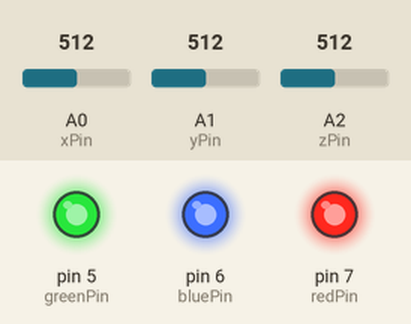
Simulated run of this sketch. Board: Arduino Uno, built with avr-gcc and run on an emulated ATmega328P. Parts: output pins drawn as LEDs (lit = HIGH). Inputs (shaded band) come from the test bench; at power-on: A0 (xPin) = 512, A1 (yPin) = 512, A2 (zPin) = 512.

Above: at 1.2 s.
1.3 s: A0 (xPin) set to 559
2.8 s: A0 (xPin) set to 592
At 3.2 s:
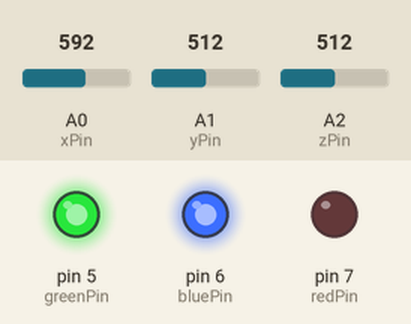
4.3 s: A1 (yPin) set to 570
5.8 s: A1 (yPin) set to 592
At 6.7 s:
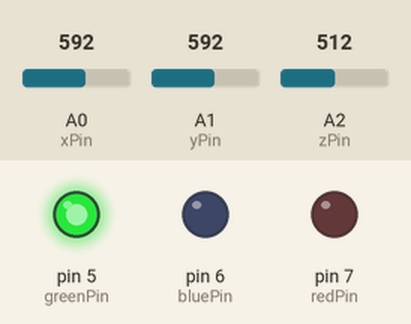
7.3 s: A2 (zPin) set to 562
8.8 s: A2 (zPin) set to 593
At 10.2 s:
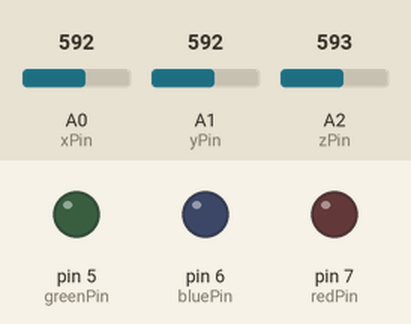
Timing chart, 0 to 11.3 s (numbered marks = the images above; inputs shaded):
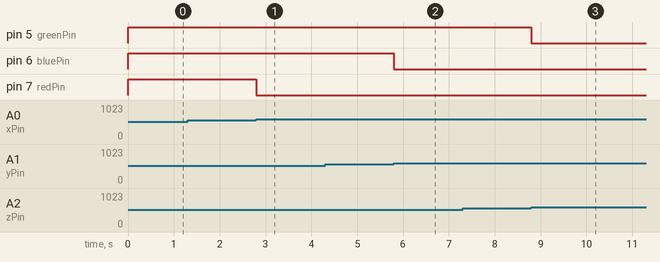

Measured:
- the behaviour switches between 576 and 577 on A0 (xPin) (found by bisection; images 0 and 1)
- the behaviour switches between 576 and 577 on A1 (yPin) (found by bisection; images 1 and 2)
- the behaviour switches between 576 and 577 on A2 (zPin) (found by bisection; images 2 and 3)
- after the input at 1.3 s, every drawn part: stays the same
- after the input at 2.8 s, pin 7 (redPin): HIGH → LOW at once
- after the input at 4.3 s, every drawn part: stays the same
- after the input at 5.8 s, pin 6 (bluePin): HIGH → LOW at once
- after the input at 7.3 s, every drawn part: stays the same
- after the input at 8.8 s, pin 5 (greenPin): HIGH → LOW at once

The sketch:

light_dancing_mk2.ino
```cpp
int xPin = A0, yPin = A1, zPin = A2;
int redPin = 7, greenPin = 5, bluePin = 6;
int redVal, greenVal, blueVal, whiteVal;
int redDelay, greenDelay, blueDelay;
const float sampleCoef = 1.0f;
const int kThresholdMin = 64;

void setup() {
  pinMode(redPin, OUTPUT);
  pinMode(greenPin, OUTPUT);
  pinMode(bluePin, OUTPUT);
}

int bound(int aVal) {
  if( aVal<0 ) return 0;
  return aVal;
}

void readAccel() {
  redVal = analogRead(xPin);
  greenVal = analogRead(zPin);
  blueVal = analogRead(yPin);
}

void referenceOffset() {
  redVal -= 512;
  greenVal -= 512;
  blueVal -= 512;
  if( redVal<0 ) redVal = -redVal;
  if( greenVal<0 ) greenVal = -greenVal;
  if( blueVal<0 ) blueVal = -blueVal;
}

void loop() {
  readAccel();

  referenceOffset();

  if( true ) {
    thresholdAxisMapping();
  }else{
    portionedPulseWidthModulation();
  }

}

void portionedPulseWidthModulation() {
  // compute delays for each color
  redDelay = bound((int)((float)redVal * sampleCoef));
  greenDelay = bound((int)((float)greenVal * sampleCoef));
  blueDelay = bound((int)((float)blueVal * sampleCoef));
  int cycle = 512;

  // at the beginning of each cycle, turn the lights on
  if( redDelay>0 ) {
    digitalWrite(redPin, LOW);
  }else{
    digitalWrite(redPin, HIGH);
  }
  if( greenDelay>0 ) {
    digitalWrite(greenPin, LOW);
  }else{
    digitalWrite(greenPin, HIGH);
  }
  if( blueDelay>0 ) {
    digitalWrite(bluePin, LOW);
  }else{
    digitalWrite(bluePin, HIGH);
  }

  // wait for each color in sequence
  if( redDelay<=blueDelay && redDelay<=greenDelay ) {
    // red first
    delayMicroseconds(redDelay);
    cycle = bound(cycle - redDelay);
    greenDelay = bound(greenDelay - redDelay);
    blueDelay = bound(blueDelay - redDelay);
    digitalWrite(redPin, HIGH);
    if( greenDelay<=blueDelay ) {
      // then green
      delayMicroseconds(greenDelay);
      cycle = bound(cycle - greenDelay);
      blueDelay = bound(blueDelay - greenDelay);
      digitalWrite(greenPin, HIGH);
      delayMicroseconds(blueDelay);
      cycle = bound(cycle - blueDelay);
      digitalWrite(bluePin, HIGH);
    }else{
      // then blue
      delayMicroseconds(blueDelay);
      cycle = bound(cycle - blueDelay);
      greenDelay = bound(greenDelay - blueDelay);
      digitalWrite(bluePin, HIGH);
      delayMicroseconds(greenDelay);
      cycle = bound(cycle - greenDelay);
      digitalWrite(greenPin, HIGH);
    }
  }else if( greenDelay<=redDelay && greenDelay<=blueDelay ) {
    // green first
    delayMicroseconds(greenDelay);
    cycle = bound(cycle - greenDelay);
    redDelay = bound(redDelay - greenDelay);
    blueDelay = bound(blueDelay - greenDelay);
    digitalWrite(greenPin, HIGH);
    if( redDelay<=blueDelay ) {
      // then red
      delayMicroseconds(redDelay);
      cycle = bound(cycle - redDelay);
      blueDelay = bound(blueDelay - redDelay);
      digitalWrite(redPin, HIGH);
      delayMicroseconds(blueDelay);
      cycle = bound(cycle - blueDelay);
      digitalWrite(bluePin, HIGH);
    }else{
      // then blue
      delayMicroseconds(blueDelay);
      cycle = bound(cycle - blueDelay);
      greenDelay = bound(greenDelay - blueDelay);
      digitalWrite(bluePin, HIGH);
      delayMicroseconds(greenDelay);
      cycle = bound(cycle - greenDelay);
      digitalWrite(greenPin, HIGH);
    }
  }else{
    // blue first
    delayMicroseconds(blueDelay);
    cycle = bound(cycle - blueDelay);
    greenDelay = bound(greenDelay - blueDelay);
    redDelay = bound(redDelay - blueDelay);
    digitalWrite(bluePin, HIGH);
    if( greenDelay<=redDelay ) {
      // then green
      delayMicroseconds(greenDelay);
      cycle = bound(cycle - greenDelay);
      redDelay = bound(redDelay - greenDelay);
      digitalWrite(greenPin, HIGH);
      delayMicroseconds(redDelay);
      cycle = bound(cycle - redDelay);
      digitalWrite(redPin, HIGH);
    }else{
      // then red
      delayMicroseconds(redDelay);
      cycle = bound(cycle - redDelay);
      greenDelay = bound(greenDelay - redDelay);
      digitalWrite(redPin, HIGH);
      delayMicroseconds(greenDelay);
      cycle = bound(cycle - greenDelay);
      digitalWrite(greenPin, HIGH);
    }
  }
  if( cycle>0 ) {
    delayMicroseconds(cycle);
  }
}

void thresholdAxisMapping() {
  if( redVal>kThresholdMin ) {
    digitalWrite(redPin, LOW);
  }else{
    digitalWrite(redPin, HIGH);
  }
  if( greenVal>kThresholdMin ) {
    digitalWrite(greenPin, LOW);
  }else{
    digitalWrite(greenPin, HIGH);
  }
  if( blueVal>kThresholdMin ) {
    digitalWrite(bluePin, LOW);
  }else{
    digitalWrite(bluePin, HIGH);
  }
  delayMicroseconds(512);
}
```
